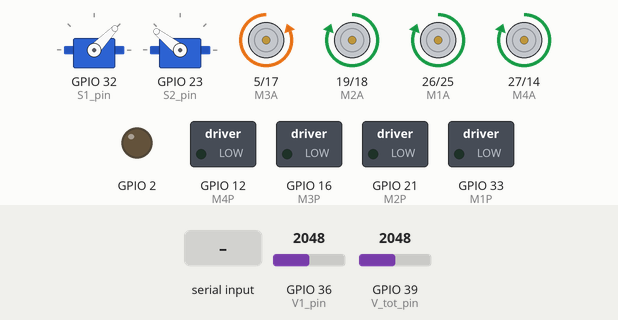
Bench run of a sketch on a simulated ESP32. Shown: 2 × servo, motor-driver pin pairs drawn as motors (green arrow = first pin HIGH = forward, orange = second pin HIGH = backward, longer = more drive), switched loads named in the sketch (green lamp = pin HIGH), output pins drawn as LEDs (lit = HIGH). The test bench sets the inputs (shaded band); at power-on: GPIO 36 (V1_pin) = 2048, GPIO 39 (V_tot_pin) = 2048. Nothing arrives over Bluetooth unless stated; what the sketch prints to the serial monitor is not drawn.

Above: at 4.8 s.
4.9 s: "S90\n" received over the second serial link
At 5.2 s:
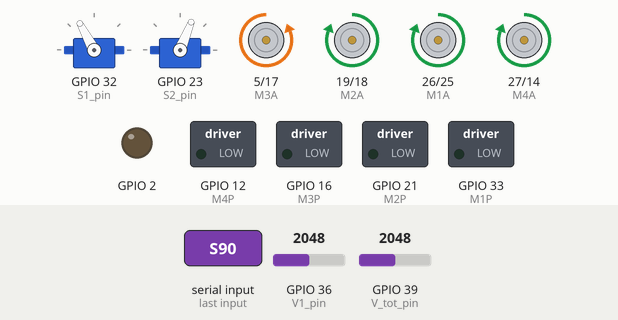
6.4 s: "S,45\n" received over the second serial link
At 7.5 s:
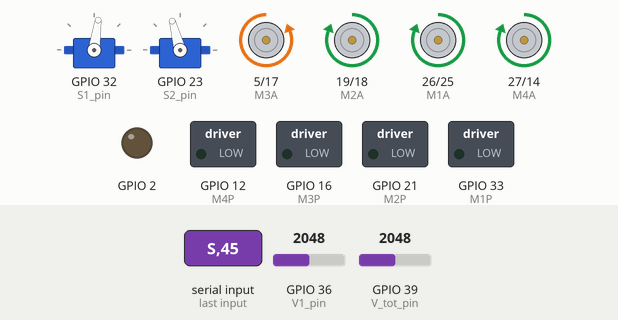
7.9 s: "S" received over the second serial link
At 9.5 s:
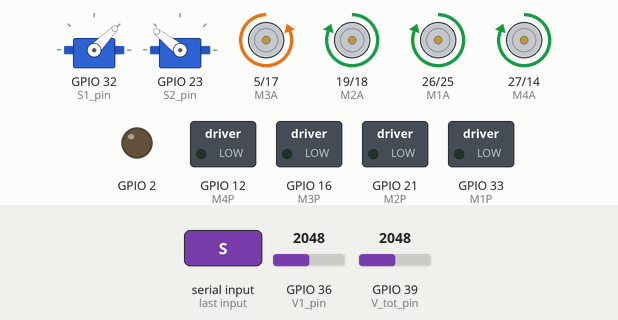
Timing chart, 0 to 11.0 s (numbered marks = the images above; inputs shaded):
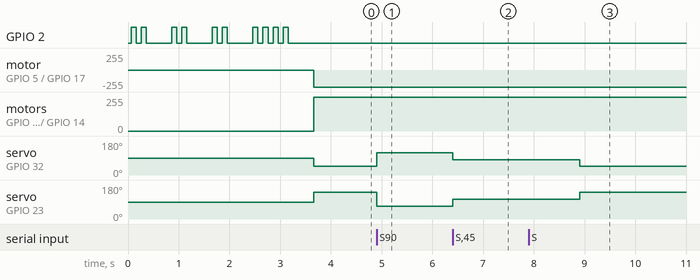

Measured:
- after the input at 4.9 s, servo on GPIO 32 (S1_pin): 46° → 118° at once; servo on GPIO 23 (S2_pin): 142° → 68° at once
- after the input at 6.4 s, servo on GPIO 32 (S1_pin): 118° → 82° at once; servo on GPIO 23 (S2_pin): 68° → 105° at once
- after the input at 7.9 s, servo on GPIO 32 (S1_pin): 82° → 46° after 1.0 s; servo on GPIO 23 (S2_pin): 105° → 142° after 1.0 s

The sketch:

bluetooth_control.ino
```cpp
#include "BluetoothSerial.h"

#if !defined(CONFIG_BT_ENABLED) || !defined(CONFIG_BLUEDROID_ENABLED)
#error Bluetooth is not enabled! Please run `make menuconfig` to and enable it
#endif

BluetoothSerial SerialBT;

//#include <WiFi.h>
//#include <WiFiClient.h>

#include <ESP32Servo.h>
////////////////////////////////////////// Motors //////////////////////////////////////////
#define M1A 26
#define M1B 25
#define M1P 33

#define M2A 19
#define M2B 18
#define M2P 21

#define M3A 5
#define M3B 17
#define M3P 16

#define M4A 27
#define M4B 14
#define M4P 12

int M_pin[12]={M1A,M1B,M1P,M2A,M2B,M2P,M3A,M3B,M3P,M4A,M4B,M4P};
int Speed[4]={0,0,0,0};
int buffer[4]={0,0,0,0};
float roll;
float pitch;
float yaw;
int yaw_sen=80;
int pitch_roll_sen;

#define S1_pin 32
#define S2_pin 23
Servo S1; // left
Servo S2; // right
int angle_perc;
const float S1_max=126;
const float S1_min=46;
const float S1_range=S1_max-S1_min;
const float S2_max=142;
const float S2_min=60;
const float S2_range=S2_max-S2_min;
////////////////////////////////////////// Motors //////////////////////////////////////////
////////////////////////////////////////// Voltage Monitor //////////////////////////////////////////
#define V1_pin 36
#define V_tot_pin 39
#define R1 10 // Mohms
#define R2 1 // Mohms
#define voltage_constant 3.3/4095*(R1+R2)/R2
// Vb=3.3x/4095*(R1+R2)/R2=voltage_constant*x
float Vb1;
float Vb2;
float Vb_tot;

const float Vb1_max=8.22;
const float Vb1_min=7.5;
const float Vb1_range=Vb1_max-Vb1_min;

const float Vb2_max=8.22;
const float Vb2_min=7.5;
const float Vb2_range=Vb1_max-Vb1_min;

float Vb_tot_max=Vb1_max+Vb2_max;
float Vb_tot_min=Vb1_min+Vb2_min;
float Vb_tot_range=Vb_tot_max-Vb_tot_min;
////////////////////////////////////////// Voltage Monitor //////////////////////////////////////////
////////////////////////////////////////// Bluetooth //////////////////////////////////////////
int update_interval=100; // time interval in ms for updating panel indicators
unsigned long last_time=0; // time of last update
char data_in; // data received from serial link
//String text; // String for text elements
int progress; // Progress Bar Value
////////////////////////////////////////// Bluetooth //////////////////////////////////////////
void setup() {
  pinMode(2,OUTPUT);
  Serial.begin(115200);
  SerialBT.begin(115200);
  build_panel();

  digitalWrite(2,HIGH); delay(100); digitalWrite(2,LOW); delay(100);
  digitalWrite(2,HIGH); delay(100); digitalWrite(2,LOW); delay(100);
  delay(400);

  digitalWrite(2,HIGH); delay(100); digitalWrite(2,LOW); delay(100);
  digitalWrite(2,HIGH); delay(100); digitalWrite(2,LOW); delay(100);
  delay(400);
  // for (int i=0;1<12;i++){
  //   pinMode(M_pin[i],OUTPUT);
  //   Serial.println(M_pin[i]);
  //   digitalWrite(2,HIGH); delay(1000); digitalWrite(2,LOW); delay(20);
  // }
  pinMode(M1A,OUTPUT); pinMode(M1B,OUTPUT); pinMode(M1P,OUTPUT); Serial.println("M1 done.");
  pinMode(M2A,OUTPUT); pinMode(M2B,OUTPUT); pinMode(M2P,OUTPUT); Serial.println("M2 done.");
  pinMode(M3A,OUTPUT); pinMode(M3B,OUTPUT); pinMode(M3P,OUTPUT); Serial.println("M3 done.");
  pinMode(M4A,OUTPUT); pinMode(M4B,OUTPUT); pinMode(M4P,OUTPUT); Serial.println("M4 done.");

  digitalWrite(2,HIGH); delay(100); digitalWrite(2,LOW); delay(100);
  digitalWrite(2,HIGH); delay(100); digitalWrite(2,LOW); delay(100);
  delay(400);

  Serial.println("start servo");
  // digitalWrite(2,HIGH); delay(200); digitalWrite(2,LOW); delay(200);
  // digitalWrite(2,HIGH); delay(200); digitalWrite(2,LOW); delay(200);
  // delay(1000);

  S1.setPeriodHertz(50);
  S2.setPeriodHertz(50);
  S1.attach(S1_pin);
  S2.attach(S2_pin);

  Serial.println("servo attach done.");

  digitalWrite(2,HIGH); delay(100); digitalWrite(2,LOW); delay(100);
  digitalWrite(2,HIGH); delay(100); digitalWrite(2,LOW); delay(100);
  digitalWrite(2,HIGH); delay(100); digitalWrite(2,LOW); delay(100);
  digitalWrite(2,HIGH); delay(100); digitalWrite(2,LOW); delay(100);
  delay(400);
}

void loop() {
  receive_data();
  speed_calculation();
  motor_output();
  voltage_monitor();
  send_data();

  Serial.println();
}

void speed_calculation(){
  if (roll>-50 && roll<50 && pitch!=0){
    roll=0;
  } else if (pitch>-50 && pitch<50 && roll!=0){
    pitch=0;
  }
  // Serial.print(float(pitch_roll_sen)/100);Serial.print("\t");
  // Serial.print(float(yaw_sen)/100);Serial.print("\t");
  float mpitch=pitch*float(pitch_roll_sen)/100;
  float mroll=roll*float(pitch_roll_sen)/100;
  float myaw=yaw*float(yaw_sen)/100;
  // Serial.print(mroll);Serial.print("\t");
  // Serial.print(mpitch);Serial.print("\t");
  // Serial.print(myaw);Serial.print("\t");
  buffer[0]=mpitch+mroll+myaw;
  buffer[1]=mpitch-mroll-myaw;
  buffer[2]=mpitch+mroll-myaw;
  buffer[3]=mpitch-mroll+myaw;
  // Serial.print(buffer[0]);Serial.print("\t");
  // Serial.print(buffer[1]);Serial.print("\t");
  // Serial.print(buffer[2]);Serial.print("\t");
  // Serial.print(buffer[3]);Serial.print("\t");

  int buffer_max=0;
  for (int i=0;i<3;i++){
    if (abs(buffer[i])>=abs(buffer[i+1])){
      buffer_max=buffer[i];
    }
  }
  //Serial.print(buffer_max);Serial.print("\t");

  if (abs(buffer_max)>255){
    float proportion=abs(255/float(buffer_max));
    //Serial.print(proportion);Serial.print("\t");
    Speed[0]=buffer[0]*proportion;
    Speed[1]=-buffer[1]*proportion;
    Speed[2]=buffer[2]*proportion;
    Speed[3]=-buffer[3]*proportion;

  } else {
    Speed[0]=buffer[0];
    Speed[1]=-buffer[1];
    Speed[2]=buffer[2];
    Speed[3]=-buffer[3];
    //Serial.print("prop NA");Serial.print("\t");
  }

  Serial.print(Speed[0]);Serial.print("\t");
  Serial.print(Speed[1]);Serial.print("\t");
  Serial.print(Speed[2]);Serial.print("\t");
  Serial.print(Speed[3]);Serial.print("\t");
  Serial.print("|\t");

}

void motor_output(){

  if (Speed[0]>=0){
    digitalWrite(M1A, HIGH);
    digitalWrite(M1B, LOW);
    analogWrite(M1P, abs(Speed[0]));
  } else if  (Speed[0]<0) {
    digitalWrite(M1B, HIGH);
    digitalWrite(M1A, LOW);
    analogWrite(M1P, abs(Speed[0]));
  }

  if (Speed[1]>=0){
    digitalWrite(M2A, HIGH);
    digitalWrite(M2B, LOW);
    analogWrite(M2P, abs(Speed[1]));
  } else if  (Speed[1]<0) {
    digitalWrite(M2B, HIGH);
    digitalWrite(M2A, LOW);
    analogWrite(M2P, abs(Speed[1]));
  }

  if (Speed[2]>=0){
    digitalWrite(M3A, LOW);
    digitalWrite(M3B, HIGH);
    analogWrite(M3P, abs(Speed[2]));
  } else if  (Speed[2]<0) {
    digitalWrite(M3B, LOW);
    digitalWrite(M3A, HIGH);
    analogWrite(M3P, abs(Speed[2]));
  }

 if (Speed[3]>=0){
    digitalWrite(M4A, HIGH);
    digitalWrite(M4B, LOW);
    analogWrite(M4P, abs(Speed[3]));
  } else if  (Speed[3]<0) {
    digitalWrite(M4B, HIGH);
    digitalWrite(M4A, LOW);
    analogWrite(M4P, abs(Speed[3]));
  }

  int S1_angle=S1_min+float(angle_perc)/100*S1_range;
  int S2_angle=S2_max-float(angle_perc)/100*S2_range;

  if (S1_angle > S1_max){
    S1_angle=S1_max;
  } else if (S1_angle<S1_min){
    S1_angle=S1_min;
  }
  if (S2_angle>S2_max){
    S2_angle=S2_max;
  } else if (S2_angle<S2_min){
    S2_angle=S2_min;
  }
  S1.write(S1_angle);
  S2.write(S2_angle);
  //if (angle >20)digitalWrite(2,HIGH); else digitalWrite(2,LOW);
  // Serial.print(angle_perc);Serial.print("\t");
  // Serial.print(S1_angle);Serial.print("\t");
  // Serial.print(S2_angle);Serial.print("\t");
}

void voltage_monitor(){
  int x1=analogRead(V1_pin);
  Vb1=voltage_constant*x1;

  int x_tot=analogRead(V_tot_pin);
  Vb_tot=voltage_constant*x_tot;

  Vb2=Vb_tot-Vb1;
}


void build_panel(){
  // Build panel in app
  SerialBT.println("*.kwl");
  SerialBT.println("clear_panel()");
  SerialBT.println("set_grid_size(12,9)");
  SerialBT.println("add_text_box(5,0,2,L,Text,245,240,245,H)");

  SerialBT.println("add_text_box(10,3,2,L,Text,245,240,245,)");
  SerialBT.println("add_text_box(4,3,2,L,Text,245,240,245,)");
  SerialBT.println("add_text_box(6,3,2,L,Text,245,240,245,)");
  SerialBT.println("add_text_box(0,3,2,L,Text,245,240,245,)");
  SerialBT.println("add_text_box(2,0,2,L,Text,245,240,245,)");
  SerialBT.println("add_text_box(8,0,2,L,Text,245,240,245,)");

  SerialBT.println("add_text_box(2,3,2,L,Text,245,240,245,F)");
  SerialBT.println("add_text_box(8,3,2,L,Text,245,240,245,G)");
  SerialBT.println("add_slider(1,9,3,0,100,0,A,A,0)");
  SerialBT.println("add_slider(1,8,2,0,100,0,L,L,0)");
  SerialBT.println("add_slider(8,8,2,0,100,0,R,R,0)");
  SerialBT.println("add_slider(0,5,4,0,40,0,S,S,0)");
  SerialBT.println("add_free_pad(2,5,-255,255,0,0,Y,)");
  SerialBT.println("add_free_pad(8,5,-255,255,0,0,R,P)");
  SerialBT.println("add_gauge(6,2,4,0,100,50,g,,,10,5)");
  SerialBT.println("add_gauge(0,2,4,0,100,0,f,,,10,5)");
  SerialBT.println("add_gauge(3,1,4,0,100,0,h,,,10,5)");
  SerialBT.println("set_panel_notes(-,,,)");
  SerialBT.println("run()");
  SerialBT.println("*");
}

void receive_data(){
  if (SerialBT.available()){
    //digitalWrite(2,HIGH);
    data_in=SerialBT.read();  //Get next character

    if(data_in=='L'){ //  Slider
      yaw_sen=SerialBT.parseInt();
    }

    if(data_in=='R'){ //  Slider
      pitch_roll_sen=SerialBT.parseInt();
    }

    if(data_in=='S'){ // Servo
      angle_perc=SerialBT.parseInt();
    }

    // Left joy, yaw
    if(data_in=='W'){ //  yaw
      while(true){
        if (SerialBT.available()){
          data_in=SerialBT.read();  //Get next character
          if(data_in=='X') yaw=SerialBT.parseInt();
          if(data_in=='W') break; // exit loop
        }
      }
    }

    // Right joy, roll and pitch
    if(data_in=='P'){ //  Pad Start Text
      while(true){
        if (SerialBT.available()){
          data_in=SerialBT.read();  //Get next character
          if(data_in=='X') roll=SerialBT.parseInt();
          if(data_in=='Y') pitch=-SerialBT.parseInt();
          if(data_in=='P') break; // End character
        }
      }
    }

  } //else {
  //   digitalWrite(2,LOW);
  //   yaw = yaw_previous;
  //   roll = roll_previous;
  //   pitch = pitch_previous;
  // }
}

void send_data(){
  unsigned long t=millis();
  if ((t-last_time)>update_interval){
    last_time=t;

    SerialBT.print("*F"+String(Vb1)+"*");
    SerialBT.print("*G"+String(Vb2)+"*");
    SerialBT.print("*H"+String(Vb_tot)+"*");

    // Orange Progress Bar (Range is from 0 to 100)
    progress=(Vb1-Vb1_min)/Vb1_range*100;
    SerialBT.print("*f"+String(progress)+"*");

    progress=(Vb2-Vb2_min)/Vb2_range*100;;
    SerialBT.print("*g"+String(progress)+"*");

    progress=(Vb_tot-Vb_tot_min)/Vb_tot_range*100;
    SerialBT.print("*h"+String(progress)+"*");
  }
}
```
